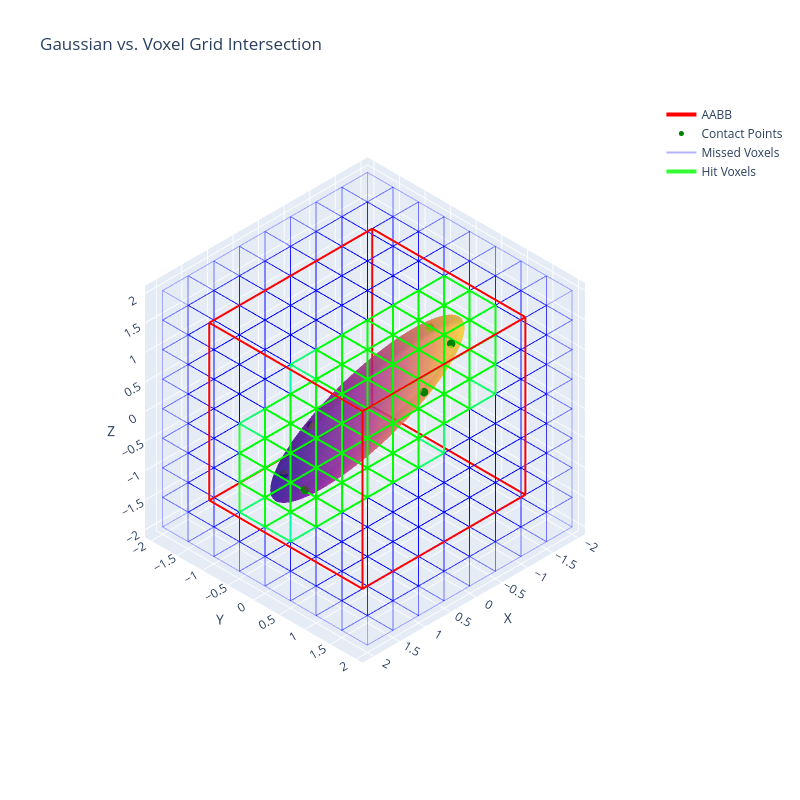

The notebook cell saved with this chart:
### Markdown cell above
# Gaussian Voxel Intersection (Brute Force)

### Code cell
from geocutool.primitive.gs import query_gs_voxel_intersection

def generate_nxnxn_voxel_grid(n=3, voxel_size=0.1, center=(0.0, 0.0, 0.0), device='cuda'):
    """
    Generates an n x n x n grid of voxel AABBs centered at a specific coordinate.
    Returns vx_aabb_mins, vx_aabb_maxs of shape (n**3, 3).
    """
    # Create dynamic steps to keep the grid perfectly centered.
    # For n=3 -> [-1.0,  0.0,  1.0]
    # For n=4 -> [-1.5, -0.5,  0.5,  1.5]
    steps = torch.arange(n, dtype=torch.float32, device=device) - (n - 1) / 2.0
    
    # Create a 3D meshgrid
    Z, Y, X = torch.meshgrid(steps, steps, steps, indexing='ij')
    
    # Flatten the grid and scale by voxel size to get the center coordinates of each voxel
    centers = torch.stack(
        [
            X.flatten(), 
            Y.flatten(), 
            Z.flatten()
        ], dim=-1
    ) * voxel_size
    
    # Shift the entire grid to the requested center
    center_tensor = torch.tensor(center, dtype=torch.float32, device=device)
    centers += center_tensor
    
    # Calculate AABB min and max by subtracting/adding half the voxel size
    half_size = voxel_size / 2.0
    vx_aabb_mins = centers - half_size
    vx_aabb_maxs = centers + half_size
    
    return vx_aabb_mins.contiguous(), vx_aabb_maxs.contiguous()

def generate_batch_wireframe(mins, maxs):
    """
    Takes N voxel min/max tensors, returns single flattened lists of x, y, z coords
    with None separators to draw all boxes in a single Plotly trace.
    """
    x_lines, y_lines, z_lines = [], [], []
    
    # Convert to numpy if they are tensors
    mins_np = mins.cpu().numpy()
    maxs_np = maxs.cpu().numpy()
    
    for min_pt, max_pt in zip(mins_np, maxs_np):
        # 8 corners of the voxel
        xc = [
            min_pt[0], max_pt[0], max_pt[0], min_pt[0], 
            min_pt[0], max_pt[0], max_pt[0], min_pt[0]]
        yc = [
            min_pt[1], min_pt[1], max_pt[1], max_pt[1], 
            min_pt[1], min_pt[1], max_pt[1], max_pt[1]]
        zc = [
            min_pt[2], min_pt[2], min_pt[2], min_pt[2], 
            max_pt[2], max_pt[2], max_pt[2], max_pt[2]]

        # The 12 edge drawing path (with Nones to lift the pen)
        x_lines.extend([
            xc[0], xc[1], xc[2], xc[3], xc[0], None, 
            xc[4], xc[5], xc[6], xc[7], xc[4], None, 
            xc[0], xc[4], None, xc[1], xc[5], None, 
            xc[2], xc[6], None, xc[3], xc[7], None])
        y_lines.extend([
            yc[0], yc[1], yc[2], yc[3], yc[0], None, 
            yc[4], yc[5], yc[6], yc[7], yc[4], None, 
            yc[0], yc[4], None, yc[1], yc[5], None, 
            yc[2], yc[6], None, yc[3], yc[7], None])
        z_lines.extend([
            zc[0], zc[1], zc[2], zc[3], zc[0], None, 
            zc[4], zc[5], zc[6], zc[7], zc[4], None, 
            zc[0], zc[4], None, zc[1], zc[5], None, 
            zc[2], zc[6], None, zc[3], zc[7], None])
        
    return x_lines, y_lines, z_lines

vx_aabb_mins, vx_aabb_maxs = generate_nxnxn_voxel_grid(
    n=8,
    voxel_size=0.5, 
    center=(0.0, 0.0, 0.0), 
    device=device
)

ar_threshold = 0.1
p_threshold = 0.1
return_centroids = True

print("Voxel AABB Mins:\n", vx_aabb_mins.shape)
print("Voxel AABB Maxs:\n", vx_aabb_maxs.shape)

hit_mask, out_voxel_ids, out_gaus_ids, centroids, densities = query_gs_voxel_intersection(
    vx_aabb_mins,
    vx_aabb_maxs,
    means,
    covis,
    opacities,
    aabb_min, 
    aabb_max, 
    contact_points,
    iso,
    ar_threshold,
    p_threshold,
    return_centroids
)

print("Hit Mask:", hit_mask.shape)
print("Output Voxel IDs:", out_voxel_ids.shape)
print("Output Gaussian IDs:", out_gaus_ids.shape)
print("Centroids:", centroids.shape if return_centroids else "Not Returned")
print("Densities:", densities.shape if return_centroids else "Not Returned")
print(f"Num Hits: {hit_mask.sum().item()}")
for i in range(out_voxel_ids.shape[0]):
    print(f"Voxel ID: {out_voxel_ids[i].item()}, Gaussian ID: {out_gaus_ids[i].item()}, Centroid: {centroids[i].cpu().numpy() if return_centroids else 'N/A'}, Density: {densities[i].item() if return_centroids else 'N/A'}")

# Contruct voxel wireframe for visualization

ivx_aabb_mins = vx_aabb_mins[hit_mask]
ivx_aabb_maxs = vx_aabb_maxs[hit_mask]

nivx_aabb_mins = vx_aabb_mins[~hit_mask]
nivx_aabb_maxs = vx_aabb_maxs[~hit_mask]

hit_x, hit_y, hit_z = generate_batch_wireframe(ivx_aabb_mins, ivx_aabb_maxs)
miss_x, miss_y, miss_z = generate_batch_wireframe(nivx_aabb_mins, nivx_aabb_maxs)

if len(miss_x) > 0:
    fig.add_trace(go.Scatter3d(
        x=miss_x, y=miss_y, z=miss_z,
        mode='lines',
        line=dict(color='rgba(0, 0, 255, 0.3)', width=2), # Lower opacity blue
        name='Missed Voxels'
    ))

# Add Hit Voxels (Green)
if len(hit_x) > 0:
    fig.add_trace(go.Scatter3d(
        x=hit_x, y=hit_y, z=hit_z,
        mode='lines',
        line=dict(color='rgba(0, 255, 0, 0.8)', width=4), # Bright green
        name='Hit Voxels'
    ))

# Update layout for a better view of the grid
fig.update_layout(
    title="Gaussian vs. Voxel Grid Intersection",
    width=800,
    height=800,
    scene=dict(
        aspectmode='data',
        xaxis_title='X',
        yaxis_title='Y',
        zaxis_title='Z'
    )
)

fig.show()

### Figure 1 — Plotly figure (JSON) as saved in the notebook; plotly's stock layout.template omitted (floating-point values rounded to 4 significant figures; data arrays with more than 128 entries replaced by an {"elided": "..."} marker saying what was removed)
{"data": [{"colorscale": [[0, "#0d0887"], [0.1111, "#46039f"], [0.2222, "#7201a8"], [0.3333, "#9c179e"], [0.4444, "#bd3786"], [0.5556, "#d8576b"], [0.6667, "#ed7953"], [0.7778, "#fb9f3a"], [0.8889, "#fdca26"], [1, "#f0f921"]], "name": "Gaussian", "opacity": 0.6, "showscale": false, "type": "surface", "x": {"elided": "50x50 float values"}, "y": {"elided": "50x50 float values"}, "z": {"elided": "50x50 float values"}}, {"line": {"color": "red", "width": 4}, "mode": "lines", "name": "AABB", "type": "scatter3d", "x": [-1.092, 2.092, 2.092, -1.092, -1.092, null, -1.092, 2.092, 2.092, -1.092, -1.092, null, -1.092, -1.092, null, 2.092, 2.092, null, 2.092, 2.092, null, -1.092, -1.092], "y": [-0.9965, -0.9965, 1.997, 1.997, -0.9965, null, -0.9965, -0.9965, 1.997, 1.997, -0.9965, null, -0.9965, -0.9965, null, -0.9965, -0.9965, null, 1.997, 1.997, null, 1.997, 1.997], "z": [-1.003, -1.003, -1.003, -1.003, -1.003, null, 2.003, 2.003, 2.003, 2.003, 2.003, null, -1.003, 2.003, null, -1.003, 2.003, null, -1.003, 2.003, null, -1.003, 2.003]}, {"marker": {"color": "green", "size": 5}, "mode": "markers", "name": "Contact Points", "type": "scatter3d", "x": [2.092, 0.8909, 0.08391, -1.092, 0.1091, 0.9161], "y": [0.8674, 1.997, 1.72, 0.1326, -0.9965, -0.7198], "z": [0.1071, 1.725, 2.003, 0.8929, -0.7253, -1.003]}, {"line": {"color": "rgba(0, 0, 255, 0.3)", "width": 2}, "mode": "lines", "name": "Missed Voxels", "type": "scatter3d", "x": {"elided": "9624 float values"}, "y": {"elided": "9624 float values"}, "z": {"elided": "9624 float values"}}, {"line": {"color": "rgba(0, 255, 0, 0.8)", "width": 4}, "mode": "lines", "name": "Hit Voxels", "type": "scatter3d", "x": {"elided": "2664 float values"}, "y": {"elided": "2664 float values"}, "z": {"elided": "2664 float values"}}], "layout": {"height": 800, "scene": {"aspectmode": "data", "camera": {"projection": {"type": "orthographic"}}, "xaxis": {"title": {"text": "X"}}, "yaxis": {"title": {"text": "Y"}}, "zaxis": {"title": {"text": "Z"}}}, "title": {"text": "Gaussian vs. Voxel Grid Intersection"}, "width": 800}}
